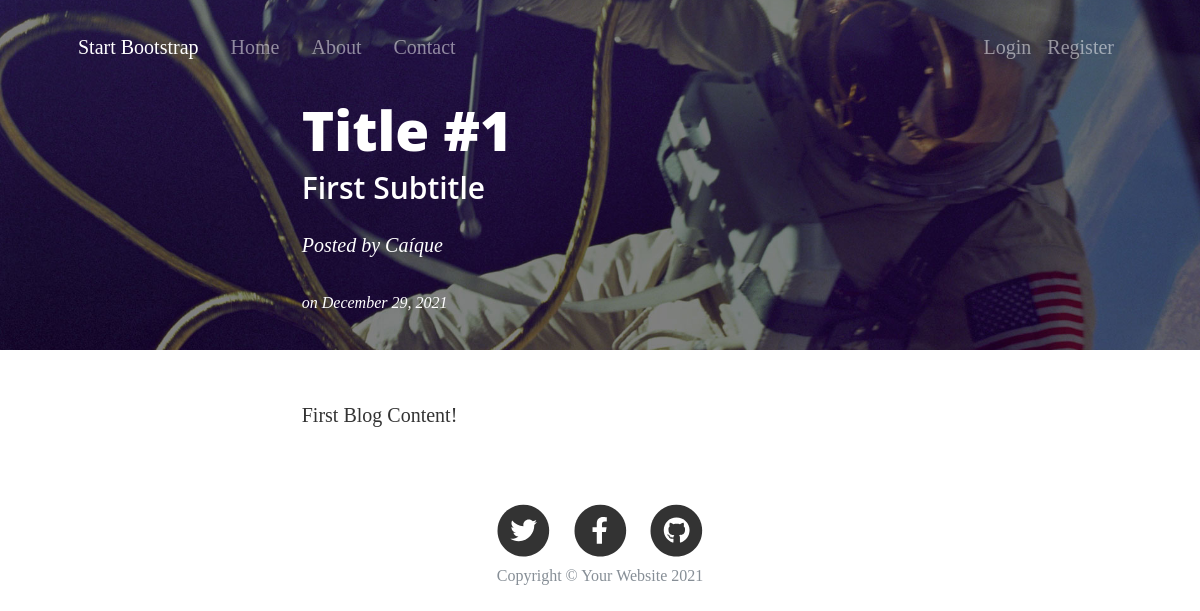
/post/1, run on an earlier commit of the app's database.
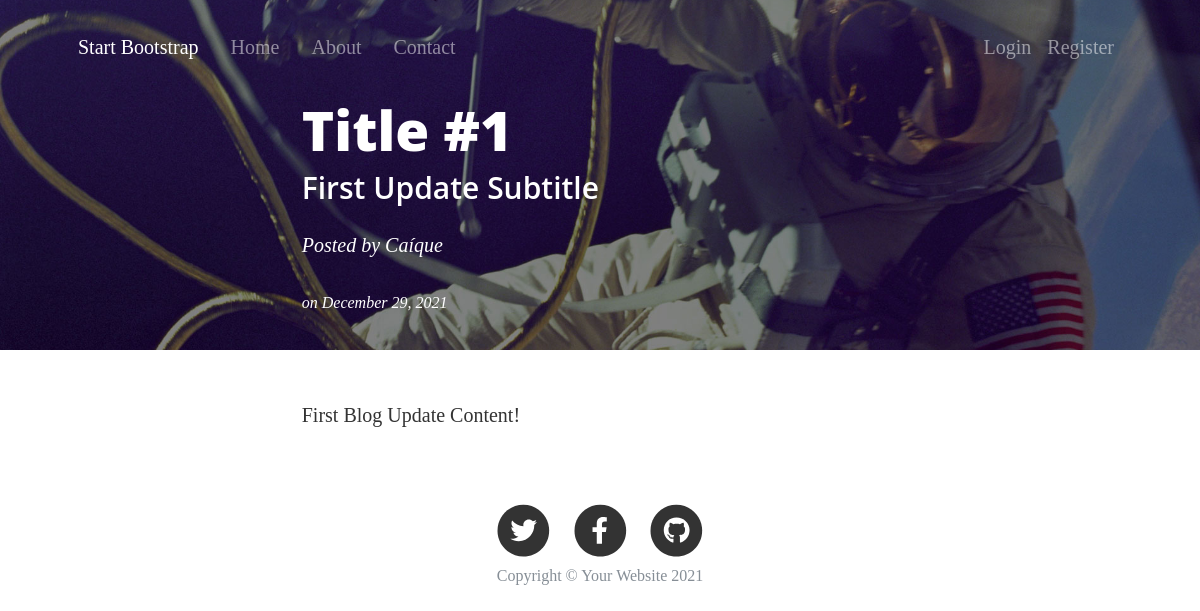
And on a later commit of the database.
### app/models.py (models this page shows, shortened)
class Blogpost(db.Model):
    id = db.Column(db.Integer, primary_key=True)
    title = db.Column(db.String(50))
    subtitle = db.Column(db.String(50))
    date_posted = db.Column(db.DateTime)
    content = db.Column(db.Text)
    user_id = db.Column(db.Integer, db.ForeignKey('user.id'), nullable=False)

class User(db.Model, UserMixin):
    id = db.Column(db.Integer, primary_key=True)
    username = db.Column(db.String(20), unique=True, nullable=False)
    email = db.Column(db.String(60), unique=True, nullable=False)
    image_file = db.Column(db.String(20), nullable=False,default='default.jpg')
    password = db.Column(db.String(60), nullable=False)
    posts = db.relationship('Blogpost', backref='author', lazy=True)

### app/routes.py (the view)
@app.route('/post/<int:post_id>')
def post(post_id):
    post = Blogpost.query.get_or_404(post_id)
    return render_template('post.html', post=post)

### app/templates/post.html (shortened to what this page needs)
{% extends "layout.html" %}
{% block content %}
        <header class="masthead image-size" style="background-image: url('{{ url_for('static', filename='post-bg.jpg') }} ')">
            <div class="container position-relative px-4 px-lg-5">
                <div class="row gx-4 gx-lg-5 justify-content-center">
                    <div class="col-md-10 col-lg-8 col-xl-7">
                        <div class="post-heading">
                            <h1>{{ post.title }}</h1>
                            <h2 class="subheading">{{ post.subtitle }}</h2>
                            <span class="meta">
                                Posted by
                                {{ post.author.username }}
                                <p><small class="mr-2">on {{ post.date_posted.strftime('%B %d, %Y') }}</small></p>
                            </span>
                        </div>
                    </div>
                </div>
            </div>
        </header>
        <article class="mb-4">
            <div class="container px-4 px-lg-5">
                <div class="row gx-4 gx-lg-5 justify-content-center">
                    <div class="col-md-10 col-lg-8 col-xl-7">
                        {{ post.content|safe }}
                    </div>
                </div>
            </div>
        </article>
    </body>
</html>
{% endblock content %}

### app/templates/layout.html (shortened to what this page needs)
<!DOCTYPE html>
<html>
    <head>
        <link rel="stylesheet" href="https://cdnjs.cloudflare.com/ajax/libs/startbootstrap-clean-blog/5.0.8/css/clean-blog.min.css">
        <link href="{{ url_for('static', filename='bootstrap.min.css') }}" rel="stylesheet">
        <link href="{{ url_for('static', filename='clean-blog.min.css') }}" rel="stylesheet">
        <link rel="stylesheet" type="text/css" href="{{ url_for('static', filename='main1.css') }}">
    </head>
    <body>
        <nav class="navbar navbar-expand-lg navbar-dark fixed-top">
            <div class="container px-4 px-lg-5">
                <a class="navbar-brand" href="{{ url_for('index') }}">Start Bootstrap</a>
                <div class="collapse navbar-collapse" id="navbarResponsive">
                    <ul class="navbar-nav ms-auto py-4 py-lg-0">
                        <li class="nav-item"><a class="nav-link px-lg-3 py-3 py-lg-4" href="{{ url_for('index') }}">Home</a></li>
                        <li class="nav-item"><a class="nav-link px-lg-3 py-3 py-lg-4" href="{{ url_for('about') }}">About</a></li>
                        <li class="nav-item"><a class="nav-link px-lg-3 py-3 py-lg-4" href="{{ url_for('contact') }}">Contact</a></li>
                    </ul>
                </div>
                <div class="navbar-nav">
                    {% if current_user.is_authenticated %}
                        <a class="nav-item nav-link" href="{{ url_for('addpost') }}">NewPost</a>
                        <a class="nav-item nav-link" href="{{ url_for('account') }}">Account</a>
                        <a class="nav-item nav-link" href="{{ url_for('logout') }}">Logout</a>
                    {% else %}
                        <a class="nav-item nav-link" href="{{ url_for('login') }}">Login</a>
                        <a class="nav-item nav-link" href="{{ url_for('register') }}">Register</a>
                    {% endif %}
                </div>
            </div>
        </nav>
        <div>
            {% block content %}{% endblock %}
        <footer class="border-top">
            <div class="container px-4 px-lg-5">
                <div class="row gx-4 gx-lg-5 justify-content-center">
                    <div class="col-md-10 col-lg-8 col-xl-7">
                        <ul class="list-inline text-center">
                            <li class="list-inline-item">
                                <a href="#!">
                                    <span class="fa-stack fa-lg">
                                        <i class="fas fa-circle fa-stack-2x"></i>
                                        <i class="fab fa-twitter fa-stack-1x fa-inverse"></i>
                                    </span>
                                </a>
                            </li>
                            <li class="list-inline-item">
                                <a href="#!">
                                    <span class="fa-stack fa-lg">
                                        <i class="fas fa-circle fa-stack-2x"></i>
                                        <i class="fab fa-facebook-f fa-stack-1x fa-inverse"></i>
                                    </span>
                                </a>
                            </li>
                            <li class="list-inline-item">
                                <a href="#!">
                                    <span class="fa-stack fa-lg">
                                        <i class="fas fa-circle fa-stack-2x"></i>
                                        <i class="fab fa-github fa-stack-1x fa-inverse"></i>
                                    </span>
                                </a>
                            </li>
                        </ul>
                        <div class="small text-center text-muted fst-italic">Copyright &copy; Your Website 2021</div>
                    </div>
                </div>
            </div>
        </footer>
    </body>
</html>

### app/static/main1.css (style rules this page uses)
.image-size { height: 100%; max-height: 350px; }

What changed in the data, as far as the page shows it:
changed Blogpost "Title #1": subtitle "First Subtitle" → "First Update Subtitle"; content "First Blog Content!" → "First Blog Update Content!"
